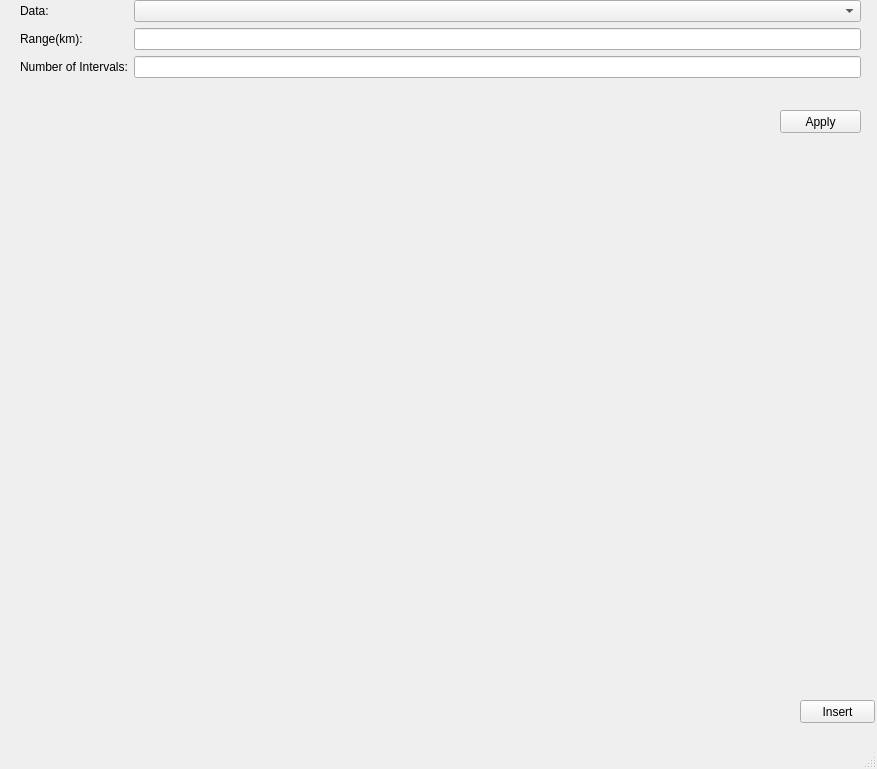
<?xml version="1.0" encoding="UTF-8"?>
<ui version="4.0">
 <class>MainWindow</class>
 <widget class="QMainWindow" name="MainWindow">
  <property name="geometry">
   <rect>
    <x>0</x>
    <y>0</y>
    <width>877</width>
    <height>769</height>
   </rect>
  </property>
  <property name="windowTitle">
   <string>MainWindow</string>
  </property>
  <widget class="QWidget" name="centralwidget">
   <widget class="QPushButton" name="insert_btn">
    <property name="geometry">
     <rect>
      <x>800</x>
      <y>700</y>
      <width>75</width>
      <height>23</height>
     </rect>
    </property>
    <property name="text">
     <string>Insert</string>
    </property>
   </widget>
   <widget class="QWidget" name="formLayoutWidget">
    <property name="geometry">
     <rect>
      <x>20</x>
      <y>0</y>
      <width>841</width>
      <height>101</height>
     </rect>
    </property>
    <layout class="QFormLayout" name="formLayout">
     <item row="0" column="0">
      <widget class="QLabel" name="label">
       <property name="text">
        <string>Data:</string>
       </property>
      </widget>
     </item>
     <item row="0" column="1">
      <widget class="QComboBox" name="comboBox"/>
     </item>
     <item row="1" column="0">
      <widget class="QLabel" name="label_2">
       <property name="text">
        <string>Range(km):</string>
       </property>
      </widget>
     </item>
     <item row="1" column="1">
      <widget class="QLineEdit" name="editor1">
       <property name="acceptDrops">
        <bool>false</bool>
       </property>
       <property name="clearButtonEnabled">
        <bool>false</bool>
       </property>
      </widget>
     </item>
     <item row="2" column="0">
      <widget class="QLabel" name="label_3">
       <property name="text">
        <string>Number of Intervals:</string>
       </property>
      </widget>
     </item>
     <item row="2" column="1">
      <widget class="QLineEdit" name="editor2"/>
     </item>
    </layout>
   </widget>
   <widget class="QWidget" name="verticalLayoutWidget">
    <property name="geometry">
     <rect>
      <x>20</x>
      <y>140</y>
      <width>841</width>
      <height>541</height>
     </rect>
    </property>
    <layout class="QVBoxLayout" name="v_lay"/>
   </widget>
   <widget class="QPushButton" name="apply_btn">
    <property name="geometry">
     <rect>
      <x>780</x>
      <y>110</y>
      <width>81</width>
      <height>23</height>
     </rect>
    </property>
    <property name="maximumSize">
     <size>
      <width>200</width>
      <height>16777215</height>
     </size>
    </property>
    <property name="text">
     <string>Apply</string>
    </property>
   </widget>
  </widget>
  <widget class="QMenuBar" name="menubar">
   <property name="geometry">
    <rect>
     <x>0</x>
     <y>0</y>
     <width>877</width>
     <height>22</height>
    </rect>
   </property>
  </widget>
  <widget class="QStatusBar" name="statusbar"/>
 </widget>
 <resources/>
 <connections/>
</ui>
